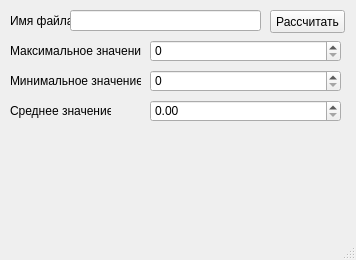
<?xml version="1.0" encoding="UTF-8"?>
<ui version="4.0">
 <class>mainWindow</class>
 <widget class="QMainWindow" name="mainWindow">
  <property name="geometry">
   <rect>
    <x>0</x>
    <y>0</y>
    <width>356</width>
    <height>260</height>
   </rect>
  </property>
  <property name="windowTitle">
   <string>MainWindow</string>
  </property>
  <widget class="QWidget" name="centralwidget">
   <widget class="QLabel" name="label">
    <property name="geometry">
     <rect>
      <x>10</x>
      <y>10</y>
      <width>61</width>
      <height>21</height>
     </rect>
    </property>
    <property name="text">
     <string>Имя файла</string>
    </property>
   </widget>
   <widget class="QLabel" name="label_2">
    <property name="geometry">
     <rect>
      <x>10</x>
      <y>40</y>
      <width>131</width>
      <height>21</height>
     </rect>
    </property>
    <property name="text">
     <string>Максимальное значение:</string>
    </property>
   </widget>
   <widget class="QLabel" name="label_3">
    <property name="geometry">
     <rect>
      <x>10</x>
      <y>70</y>
      <width>131</width>
      <height>21</height>
     </rect>
    </property>
    <property name="text">
     <string>Минимальное значение:</string>
    </property>
   </widget>
   <widget class="QLabel" name="label_4">
    <property name="geometry">
     <rect>
      <x>10</x>
      <y>100</y>
      <width>101</width>
      <height>21</height>
     </rect>
    </property>
    <property name="text">
     <string>Среднее значение:</string>
    </property>
   </widget>
   <widget class="QLineEdit" name="lineEdit">
    <property name="geometry">
     <rect>
      <x>70</x>
      <y>10</y>
      <width>191</width>
      <height>21</height>
     </rect>
    </property>
   </widget>
   <widget class="QPushButton" name="pushButton">
    <property name="geometry">
     <rect>
      <x>270</x>
      <y>10</y>
      <width>75</width>
      <height>23</height>
     </rect>
    </property>
    <property name="text">
     <string>Рассчитать</string>
    </property>
   </widget>
   <widget class="QSpinBox" name="spinBox">
    <property name="geometry">
     <rect>
      <x>150</x>
      <y>40</y>
      <width>191</width>
      <height>22</height>
     </rect>
    </property>
    <property name="maximum">
     <number>1000000</number>
    </property>
   </widget>
   <widget class="QSpinBox" name="spinBox_2">
    <property name="geometry">
     <rect>
      <x>150</x>
      <y>70</y>
      <width>191</width>
      <height>22</height>
     </rect>
    </property>
    <property name="maximum">
     <number>1000000</number>
    </property>
   </widget>
   <widget class="QLabel" name="label_5">
    <property name="geometry">
     <rect>
      <x>10</x>
      <y>200</y>
      <width>331</width>
      <height>31</height>
     </rect>
    </property>
    <property name="text">
     <string/>
    </property>
   </widget>
   <widget class="QDoubleSpinBox" name="doubleSpinBox">
    <property name="geometry">
     <rect>
      <x>150</x>
      <y>100</y>
      <width>191</width>
      <height>22</height>
     </rect>
    </property>
    <property name="frame">
     <bool>true</bool>
    </property>
    <property name="maximum">
     <double>1000000.000000000000000</double>
    </property>
   </widget>
  </widget>
  <widget class="QStatusBar" name="statusbar"/>
 </widget>
 <resources/>
 <connections/>
</ui>
